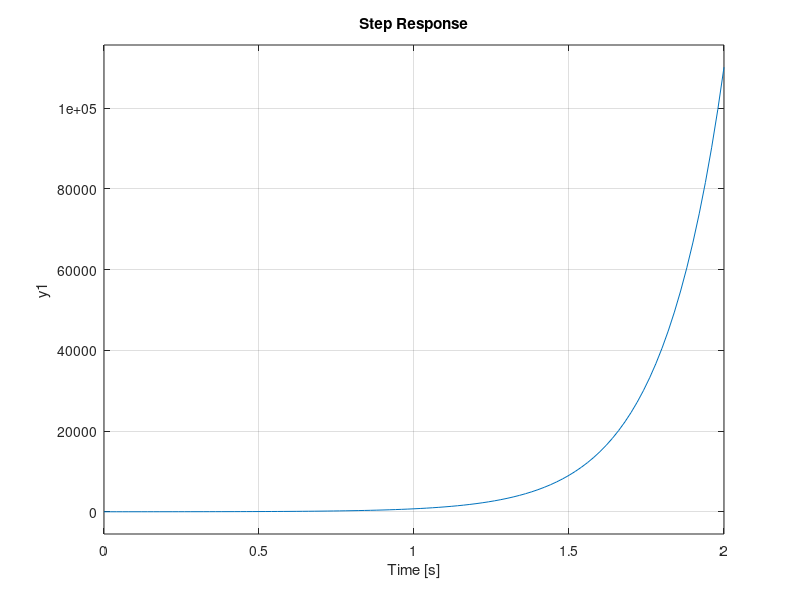

This figure's MATLAB source: (Note: this script raises an error after producing the figure.)
clear all;
clc;
display('------------Linear Quadratic Regulator-----------------')
A=input('enter the A matrix = ');
B=input('enter the B matrix = ');
C=input('enter the C matrix = ');
D=input('enter the D matrix = ');
[b,a]=ss2tf(A,B,C,D);
sys1=tf(b,a)

W=input('if want to enter value of Q manually enter 1 else 2 = ')
if W==1
    Q=input('enter value of q = ')
else
    Q=transpose(C)*C
end

R=input('enter the matrix of R(no. of columns must be equal to B) = ');

Y=input('if want to enter value of N manually enter 1 else 2 = ')
if Y==1
    N=input('enter value of N = ')
else
    N=0
end
[K,S,e]=lqr(A,B,Q,R,N)
sys=ss(A,B,C,D)
subplot(311)
step(sys)
n=length(K);
AA=A - B * K
for i=1:n
    BB(:,i)=B * K(i);
end
display(BB)
CC=C
DD=D
for i=1:n
     sys(:,i)=ss(AA,BB(:,i),CC,DD);
end
subplot(312)
step(sys(:,1))
subplot(313)
step(sys(:,2))


